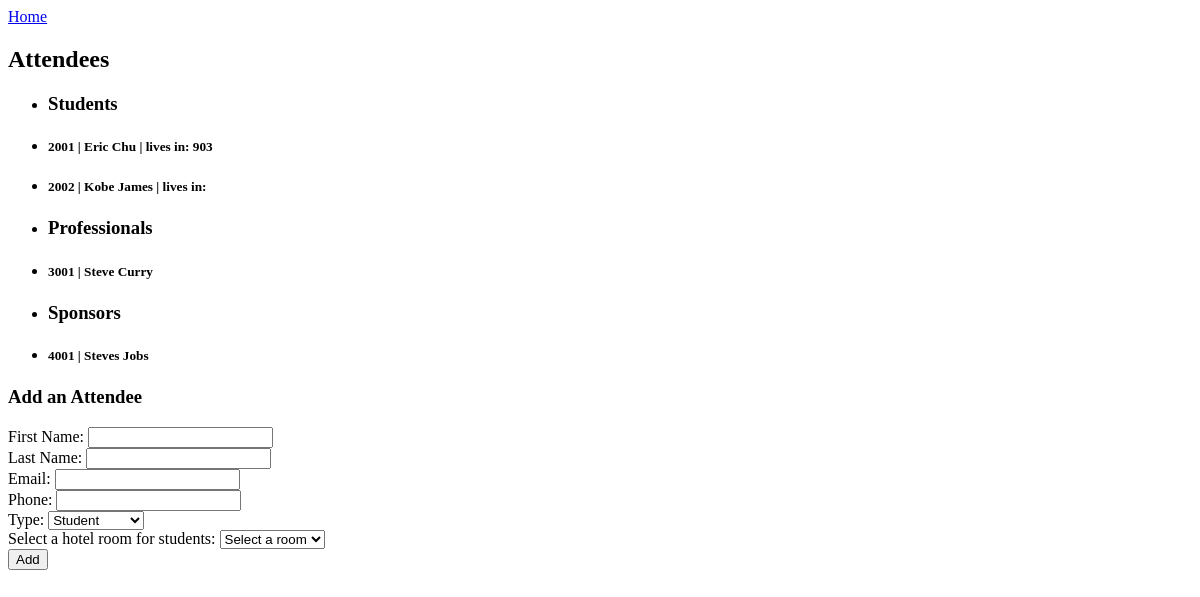
/real_project/attendees.php, run on an earlier commit of the app's database.
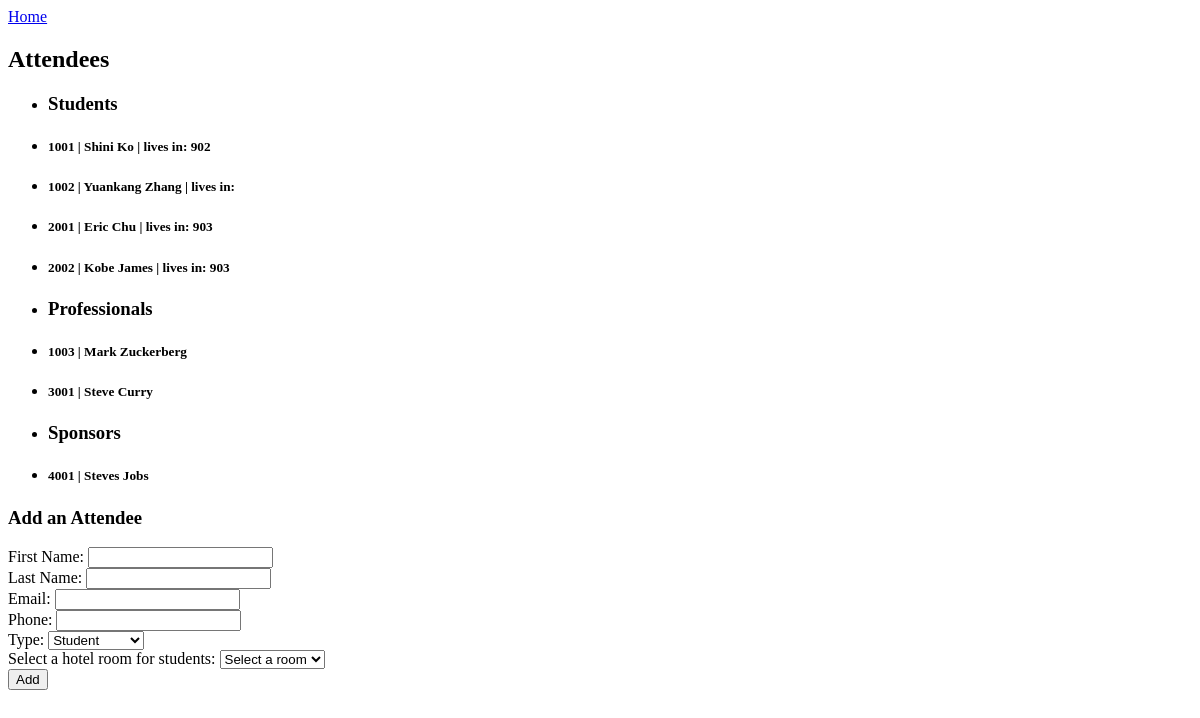
And on a later commit of the database.
### tables this page shows
CREATE TABLE Attendee(
	attendee_id INTEGER NOT NULL,
	attendee_first_name VARCHAR(50) NOT NULL,
	attendee_last_name VARCHAR(50) NOT NULL,
	attendee_type ENUM('student', 'professional', 'sponsor'),
	rate INTEGER,
	email VARCHAR(100) NOT NULL,
	phone VARCHAR(100), 
	company_name  VARCHAR(100),
	speak_at VARCHAR(50),
	live_in VARCHAR(50),
	PRIMARY KEY(
		attendee_id
	),
	FOREIGN KEY(
		company_name
	) REFERENCES Sponsor_company(
		company_name
	),
	FOREIGN KEY(
		speak_at
	) REFERENCES Sessions(
		session_name
	),
	FOREIGN KEY(
		live_in
	) REFERENCES Rooms(
		room_id
	)
);

### real_project/attendees.php (the view, shortened to what this page needs)
<?php
include("nav.php");
?>
<h2>Attendees</h2>
<?php
        $pdo = new PDO('mysql:host=localhost;dbname=conference', "root", "");
        $students_sql = "Select * from Attendee where attendee_type='student' ";
        $students = $pdo->prepare($students_sql);
        $students->execute();
        $professionals_sql = "Select * from Attendee where attendee_type='professional' ";
        $professionals = $pdo->prepare($professionals_sql);
        $professionals->execute();
        $sponsors_sql = "Select * from Attendee where attendee_type='sponsor' ";
        $sponsors = $pdo->prepare($sponsors_sql);
        $sponsors->execute();
        ?>
<div>
    <ul>
        <li><h3>Students</h3></li>
        <?php
        foreach($students as $student){
            echo "<li><h5>$student[0]   | $student[1]    $student[2]     | lives in: ".$student["live_in"]."<h5></li>";
        }
        ?>
        <li><h3>Professionals</h3></li>
        <?php
        foreach($professionals as $professional){
            echo "<li><h5>$professional[0]   | $professional[1]    $professional[2] <h5></li>";
        }
        ?>
        <li><h3>Sponsors</h3></li>
        <?php
        foreach($sponsors as $sponsor){
            echo "<li><h5>$sponsor[0]   | $sponsor[1]    $sponsor[2]  <h5></li>";
        }
        ?>
    </ul>
</div>
<div>
<h3> Add an Attendee </h3>
	<form action="<?php echo $_SERVER['PHP_SELF'];?>" method="post">
		<label>First Name:</label>
        <input type="text" name="firstname"><br>
        <label>Last Name:</label>
        <input type="text" name="lastname"><br>
        <label>Email:</label>
        <input type="text" name="email"><br>
        <label>Phone:</label>
        <input type="text" name="phone"><br>
        <label>Type:</label>
		<select name='type'>
			<option value = 'student' selected = 'selected'>Student</option>
        </select><br>
        <label>Select a hotel room for students:</label>
        <select name='room'>
			<option value = '-1' selected = 'selected'>Select a room</option>
        </select><br>
		<input type="submit" name="submit" value="Add">
	</form>
</div>
</body>
</html>

### real_project/nav.php (shortened to what this page needs)
<!doctype html>
<html lang="en">
  <head>
    <link href="styles.css" type="text/css" rel="stylesheet" >
  </head>
  <body>
    <nav>
        <a href="index.php">Home</a>
    </nav>

What changed in the data, as far as the page shows it:
now on this page (row edited): attendee: attendee_id "1001", attendee_first_name "Shini", attendee_last_name "Ko", live_in "902", shown under "Students"
now on this page (row edited): attendee: attendee_id "1002", attendee_first_name "Yuankang", attendee_last_name "Zhang", shown under "Students"
changed attendee "Kobe": live_in (not shown) → "903"
now on this page (row edited): attendee: attendee_id "1003", attendee_first_name "Mark", attendee_last_name "Zuckerberg", shown under "Professionals"
